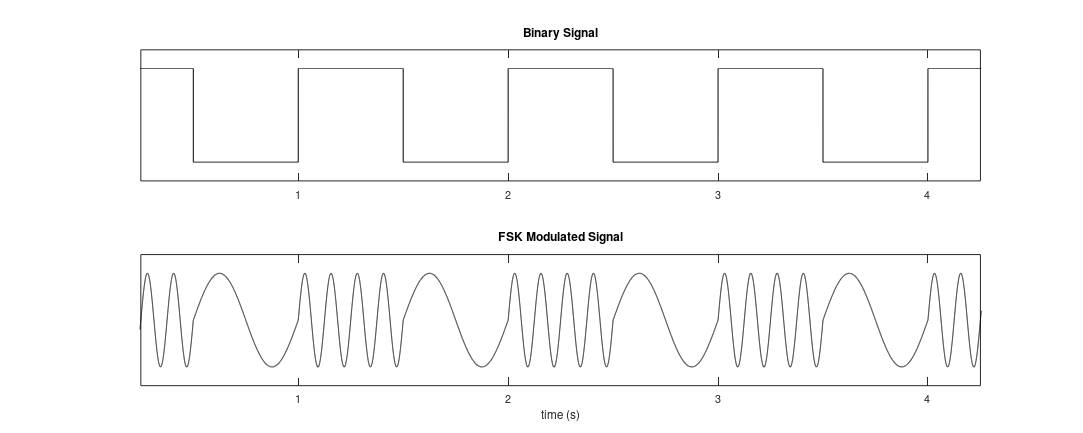

Reproduce this figure in MATLAB.
clc
clear
close all

FigureHandle        = figure ('name', '', ...
                                    'color', 'w', ...
                                    'PaperPositionMode', 'manual', ...
                                    'PaperUnits', 'points', ... 
                                    'PaperSize', [1000 400], ...  
                                    'PaperPosition', [0 0 1000 400], ...
                                    ...
                                    'Units', 'Points', ...
                                    'Position',[0 0 1000 400], ...
                                    ...
                                    'WindowStyle', 'docked');

%%
BitRate     = 1;
fc          = 20;
f0          = BitRate * 2;
f1          = BitRate * 8;
t           = (0 : 0.0001 : 5)';

SquareSignal= (square(2*pi*BitRate*t) + 1) / 2;

f           = f0 * ones(numel(t), 1);
f(SquareSignal > 0) = f1;
SineSignal  = (sin(2*pi.*f.*t) + 1) / 2;

%%
AH1 = subplot(2, 1, 1);
plot(AH1, t, SquareSignal, 'k')
ylim(AH1, [-0.2 1.2])
xlim(AH1, [0.25 4.25])
set(AH1, 'YTick', [])
title(AH1, 'Binary Signal')

%%
AH2 = subplot(2, 1, 2);
plot(AH2, t, SineSignal, 'k')
title(AH2, 'FSK Modulated Signal')
set(AH2, 'YTick', [])
xlabel(AH2, 'time (s)')
xlim(AH2, [00.25 4.25])
ylim(AH2, [-0.2 1.2])